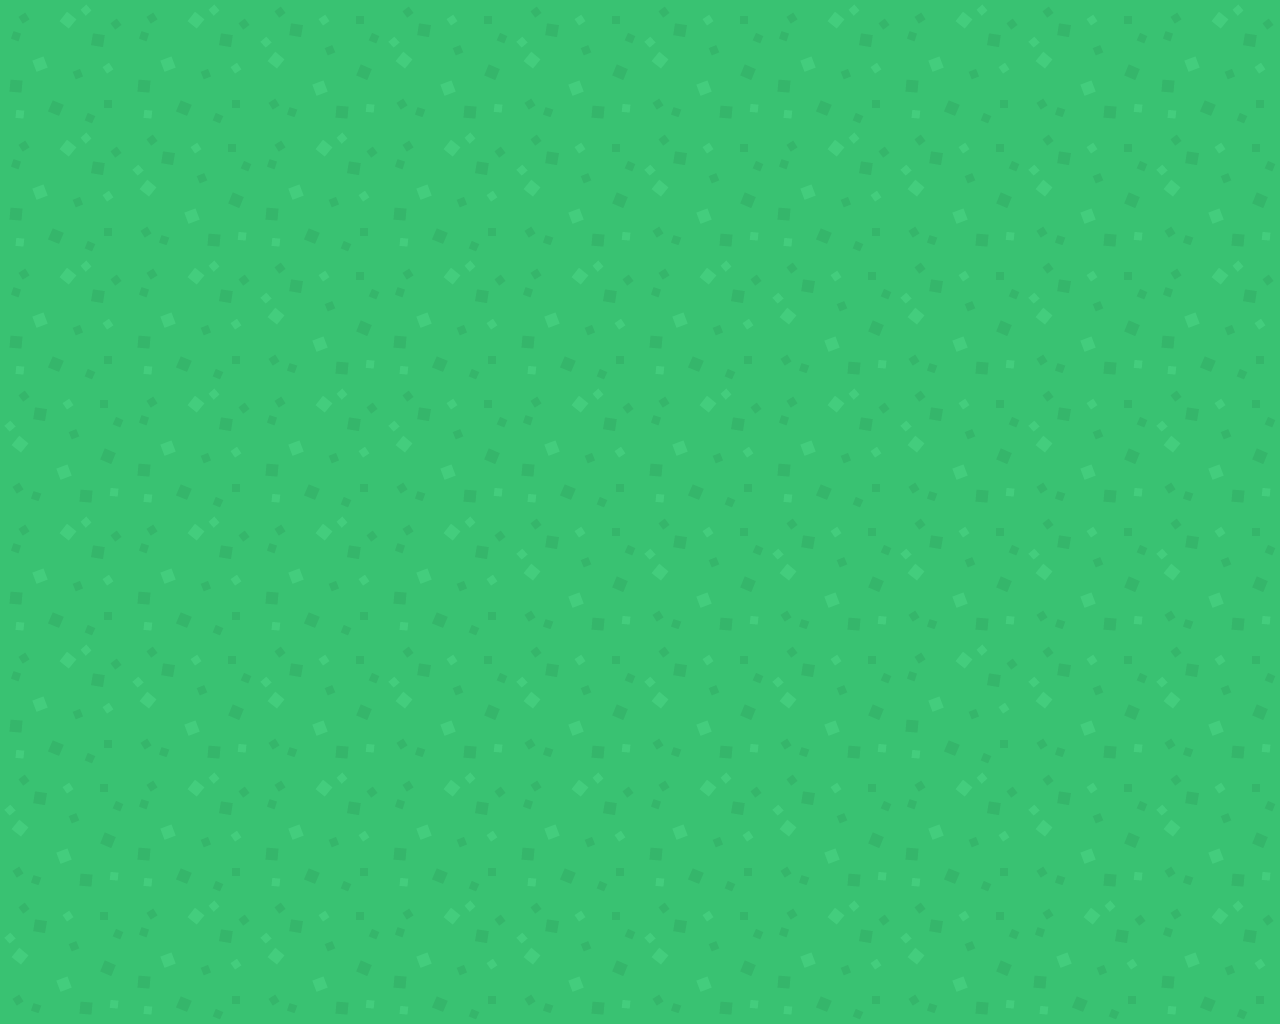

A level layout from a 2D game, rendered from its tile map. Below: a short description, then the map file with its tile-grid data intact:
An orthogonal 10x8 tile map with 128x128 px tiles, 1 tile layer (Ground).

<map version="1.2" tiledversion="2020.04.10" orientation="orthogonal" renderorder="right-down" width="10" height="8" tilewidth="128" tileheight="128" infinite="0" nextlayerid="4" nextobjectid="1">
 <tileset firstgid="1" name="Tanks Redux" tilewidth="128" tileheight="128" tilecount="2" columns="0">
  <grid orientation="orthogonal" width="1" height="1" />
  <tile id="0">
   <image width="128" height="128" source="images/tile_grass_1.png" />
  </tile>
  <tile id="1">
   <image width="128" height="128" source="images/tile_grass_2.png" />
  </tile>
 </tileset>
 <layer id="1" name="Ground" width="10" height="8">
  <data encoding="csv">
2,2,1,1,1,1,2,2,1,2,
2,1,2,2,1,1,2,1,1,1,
2,2,1,2,2,2,1,1,1,2,
1,2,2,1,2,2,2,1,1,1,
2,2,2,2,1,1,1,1,1,1,
2,1,1,1,1,1,1,2,1,1,
1,2,2,2,2,2,1,2,1,1,
1,2,1,2,1,1,2,1,2,2
</data>
 </layer>
</map>
